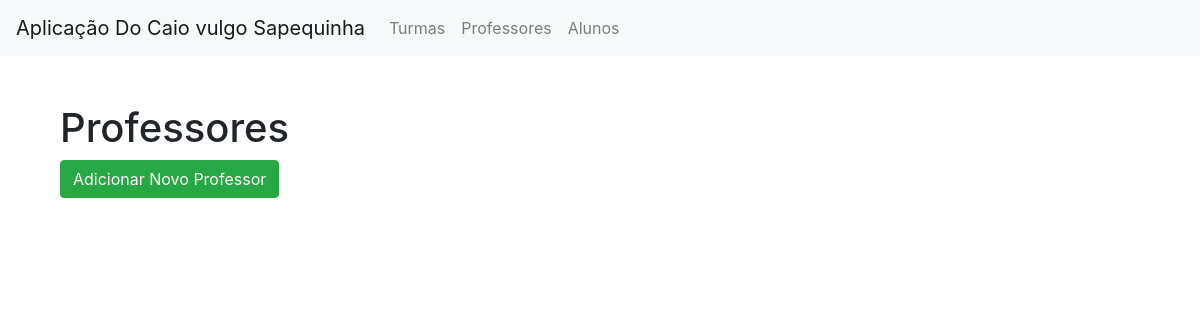
Before: /professores with the older database file.
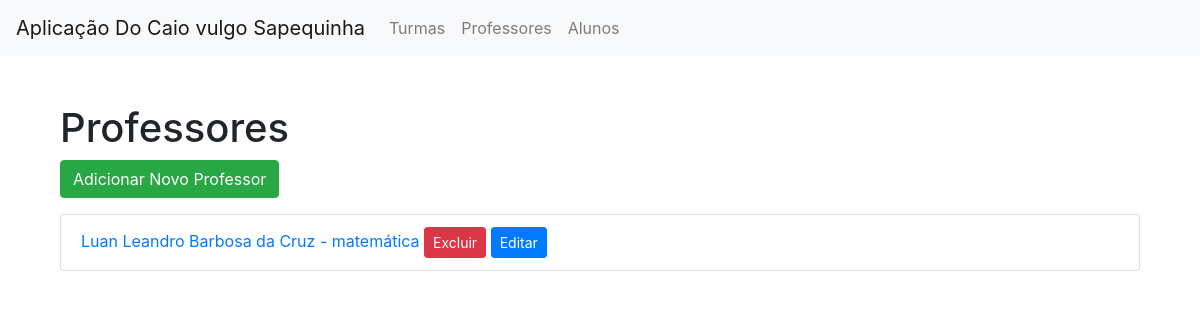
After: the same page with the newer database file.
### professor/professor_model.py (models this page shows, shortened)
class Professor(db.Model):
    __tablename__ = 'professor'
    id = db.Column(db.Integer, primary_key=True)
    nome = db.Column(db.String(100), nullable=False)
    idade = db.Column(db.Integer, nullable=False)
    materia = db.Column(db.String(100), nullable=False)
    observacoes = db.Column(db.Text)
    turmas = db.relationship('Turma', backref='professor', lazy=True)
    def to_dict(self):
        return {
            'id': self.id,
            'nome': self.nome,
            'idade': self.idade,
            'materia': self.materia,
            'observacoes': self.observacoes,
            'turmas': self.turmas
        }

### professor/professor_routes.py (the view)
@professores_blueprint.route('/professores', methods=['GET'])
def get_professores():
    professores = listar_professores()
    return render_template('professores.html', professores=professores)

### professor/professor_model.py (called while the page is built)
def listar_professores():
    professores = Professor.query.all()
    return [professor.to_dict() for professor in professores]

### templates/professores.html (shortened to what this page needs)
{% extends "index.html" %}
{% block content %}
    <div class="container">
        <h1 class="mt-4">Professores</h1>
        <a href="{{ url_for('professores.adicionar_professor_page') }}" class="btn btn-success mb-3">Adicionar Novo Professor</a>
        <ul class="list-group">
            {% for professor in professores %}
                <li class="list-group-item">
                    <a href="{{ url_for('professores.get_professor', id_professor=professor['id']) }}">
                        {{ professor['nome'] }} - {{ professor['materia'] }}
                    </a>
                    <form action="{{ url_for('professores.delete_professor', id_professor=professor['id']) }}" method="POST" class="d-inline">
                        <button type="submit" class="btn btn-danger btn-sm">Excluir</button>
                    </form>
                    <a href="{{ url_for('professores.editar_professor_page', id_professor=professor['id']) }}" class="btn btn-primary btn-sm">Editar</a>
                </li>
            {% endfor %}
        </ul>
    </div>
{% endblock %}

Changed rows visible on the page:
added Professor: nome "Luan Leandro Barbosa da Cruz", materia "matemática"
